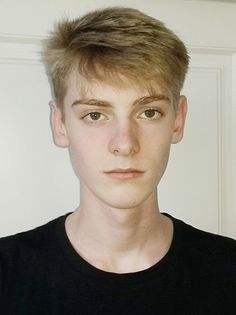
#> input picture PythonCamp/face/face01.jpg, 236 x 315 px; its folder holds only this picture in this run
$ python opencv_usages.py
#> lines starting #> are read from the running program, lines starting #| are printed output that depends on the picture; after the words box and inside, x2 and y2 are one past the last pixel; in counts of white or black regions, pixels touching at a corner belong together
# openCV 常用用法

# 理解级联分类器：分类器，判别某个事物是否属于某种分类的器件，两种结果：是、否
# 级联分类器： 可以理解为将N个单类的分类器串联起来。如果一个事物能属于这一系列串联起来的的所有分类器，则最终结果就是 是，若有一项不符，则判定为否。
# 比如人脸，它有很多属性，我们将每个属性做一成个分类器，如果一个模型符合了我们定义的人脸的所有属性，则我们人为这个模型就是一个人脸。那么这些属性是指什么呢？ 比如人脸需要有两条眉毛，两只眼睛，一个鼻子，一张嘴，一个大概U形状的下巴或者是轮廓等等
# haarcascades模型位于/data/haarcascades目录下

# 导入opencv库
import os
import cv2


# 识别图片中的人脸：使用 haarcascade_frontalface_default.xml
# [77 lines left out: functions face_detect, eye_detect, face_eye_detect, not called in this run]


def eye_detect_save(img_path, filename):
    # 初始化模型
#> called with img_path = '../face/face01.jpg', filename = 'face01.jpg'
    detector = cv2.CascadeClassifier('../haarcascades/haarcascade_eye_tree_eyeglasses.xml')
    # 读取图片
    img = cv2.imread(img_path)
#> img is the input picture: shape (315, 236, 3); mean B, G, R 125.8, 138.7, 147.3
    # 转换为灰度图
    img_gray = cv2.cvtColor(img, cv2.COLOR_BGR2GRAY)
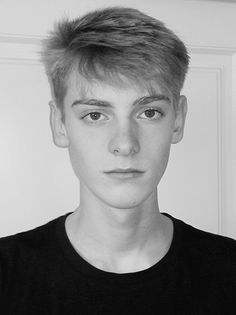
#> img_gray: shape (315, 236); min 0, max 254, mean 139.8
    # 人眼检测
    dets = detector.detectMultiScale(img_gray, 1.1, 5)
#> dets = [[81, 102, 29, 29], [135, 99, 29, 29]]
    # 获取人眼框
    faces = []
    for i, d in enumerate(dets):
        x1 = d[0] if d[0] > 0 else 0
        y1 = d[1] if d[1] > 0 else 0
        x2 = d[0] + d[2] if d[0] + d[2] > 0 else 0
        y2 = d[1] + d[3] if d[1] + d[3] > 0 else 0
#> this loop made 2 passes
#> (d, x1, y1, x2, y2) on passes 1 to 2: ([81, 102, 29, 29], 81, 102, 110, 131), ([135, 99, 29, 29], 135, 99, 164, 128)
    # 显示人脸框
    cv2.rectangle(img, (x1, y1), (x2, y2), (0, 255, 0), 2)
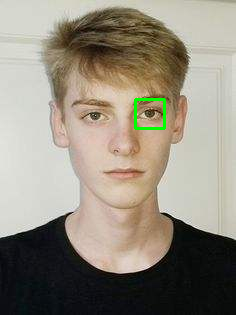
#> img: shape (315, 236, 3); 0.46% of pixels changed, all inside (x1, y1, x2, y2) = (134, 98, 166, 130)
    # 保存图片
    save_path = '../result/' + filename
    cv2.imwrite(save_path, img)


# 人眼检测：使用 haarcascade_eye.xml
# [90 lines left out: functions eye_detect_2, profile_face, smile_detect, not called in this run]


if __name__ == '__main__':
    print('PyCharm')
    # [8 lines of commented-out code are left out]
    for dirpath, dirnames, filenames in os.walk('../face'):
        for filename in filenames:
            print(os.path.join(dirpath, filename))
            eye_detect_save(os.path.join(dirpath, filename), filename)

$ run again, on PythonCamp/face/face05.jpg
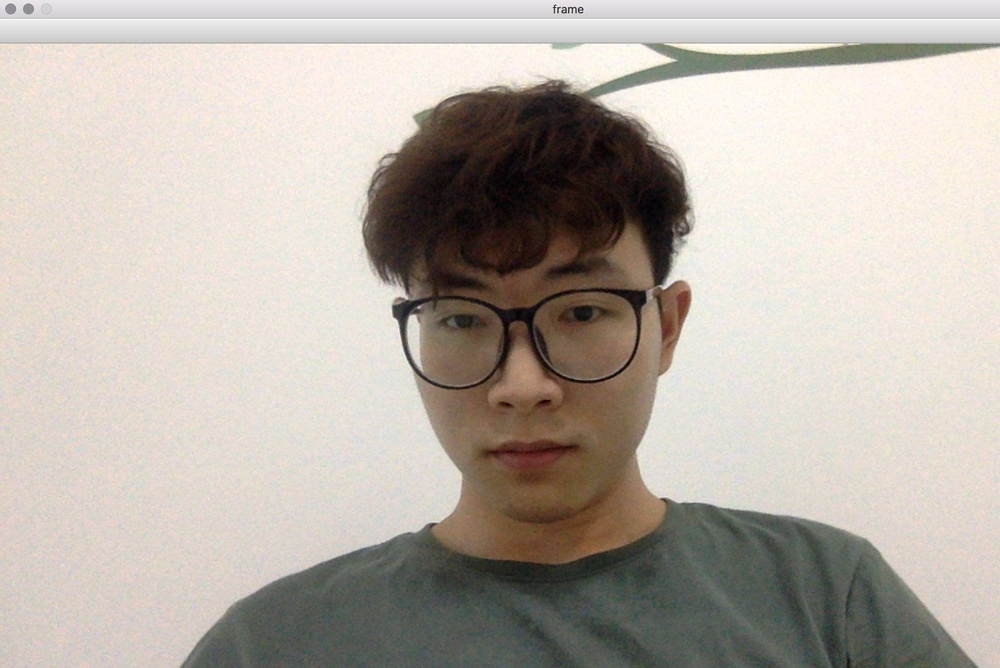
#> input picture PythonCamp/face/face05.jpg, 1000 x 668 px, shrunk from 2244 x 1500 before the run
#> in eye_detect_save, img is the input picture: shape (668, 1000, 3); mean B, G, R 169.1, 177.9, 185.6
#> in eye_detect_save, `img_gray = cv2.cvtColor(img, cv2.COLOR_BGR2GRAY)`:
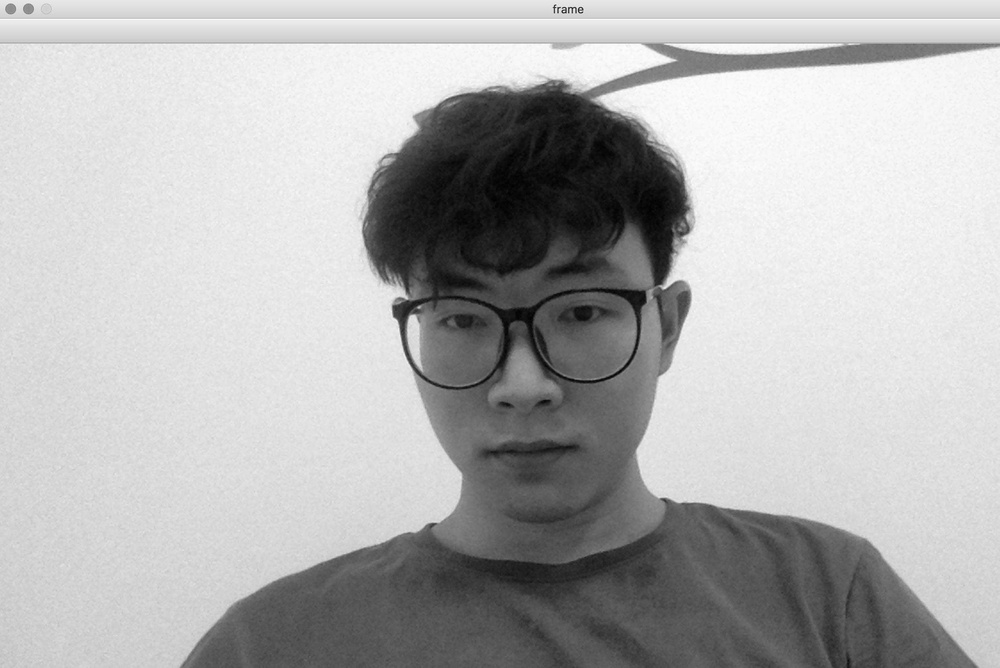
#> img_gray: shape (668, 1000); min 0, max 254, mean 179.2
#> dets = [[556, 287, 55, 55], [435, 294, 55, 55]]
#> the loop in eye_detect_save, `for i, d in enumerate(dets):` made 2 passes
#> (d, x1, y1, x2, y2) on passes 1 to 2: ([556, 287, 55, 55], 556, 287, 611, 342), ([435, 294, 55, 55], 435, 294, 490, 349)
#> in eye_detect_save, `cv2.rectangle(img, (x1, y1), (x2, y2), (0, 255, 0), 2)`:
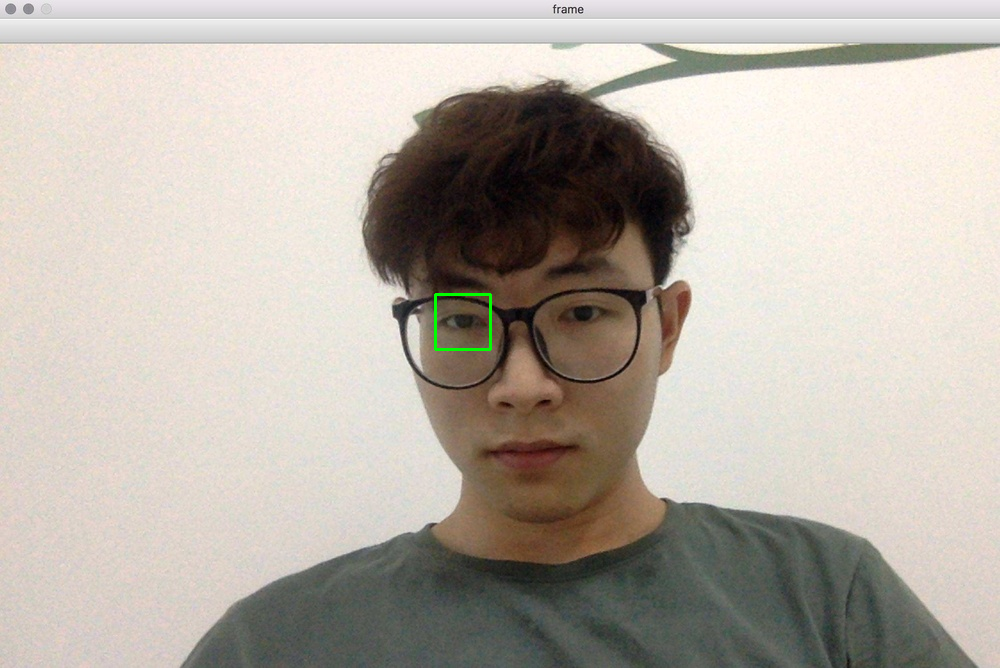
#> img: shape (668, 1000, 3); 0.1% of pixels changed, all inside (x1, y1, x2, y2) = (434, 293, 492, 351)

$ run again, on PythonCamp/face/face02.jpg
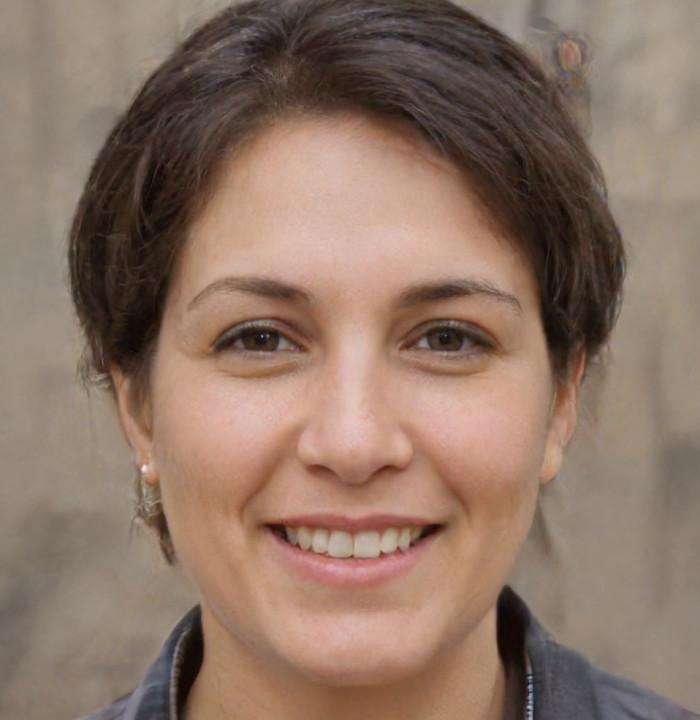
#> input picture PythonCamp/face/face02.jpg, 700 x 720 px
#> in eye_detect_save, img is the input picture: shape (720, 700, 3); mean B, G, R 101.8, 116.2, 141.5
#> in eye_detect_save, `img_gray = cv2.cvtColor(img, cv2.COLOR_BGR2GRAY)`:
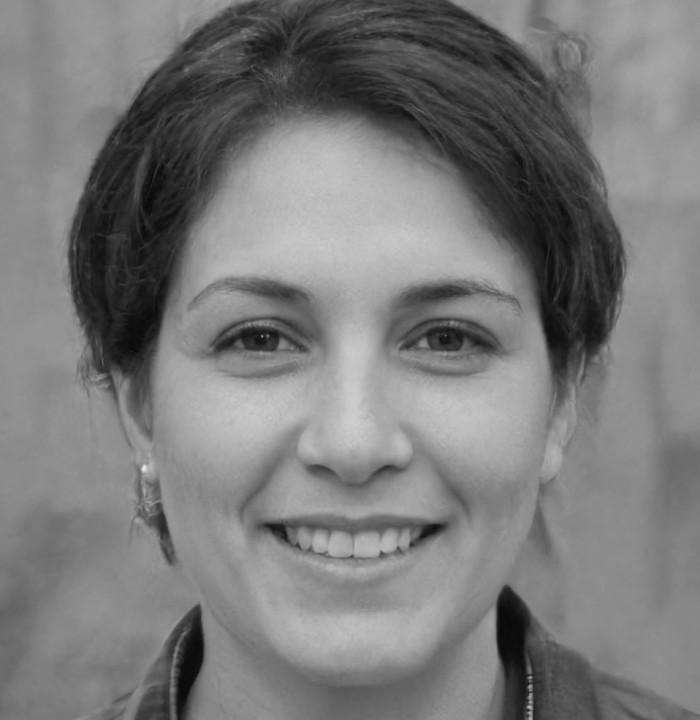
#> img_gray: shape (720, 700); min 4, max 236, mean 122.1
#> dets = [[212, 293, 97, 97], [392, 287, 106, 106]]
#> the loop in eye_detect_save, `for i, d in enumerate(dets):` made 2 passes
#> (d, x1, y1, x2, y2) on passes 1 to 2: ([212, 293, 97, 97], 212, 293, 309, 390), ([392, 287, 106, 106], 392, 287, 498, 393)
#> in eye_detect_save, `cv2.rectangle(img, (x1, y1), (x2, y2), (0, 255, 0), 2)`:
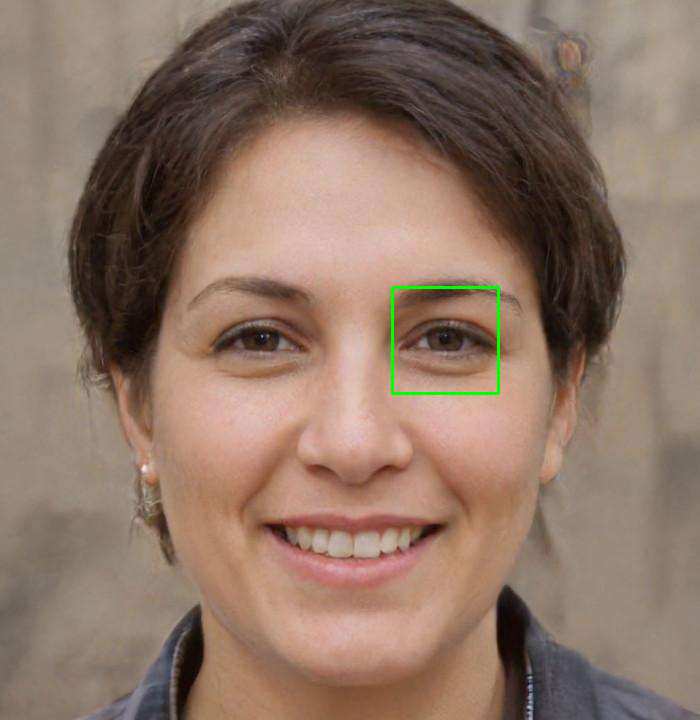
#> img: shape (720, 700, 3); 0.25% of pixels changed, all inside (x1, y1, x2, y2) = (391, 286, 500, 395)
